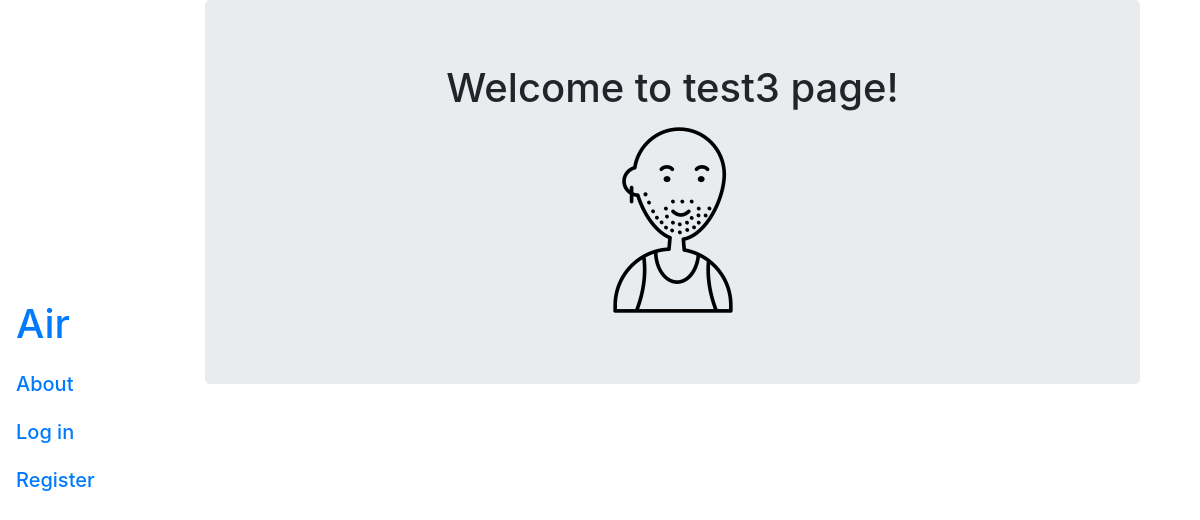
Page /test3 on the earlier database version.
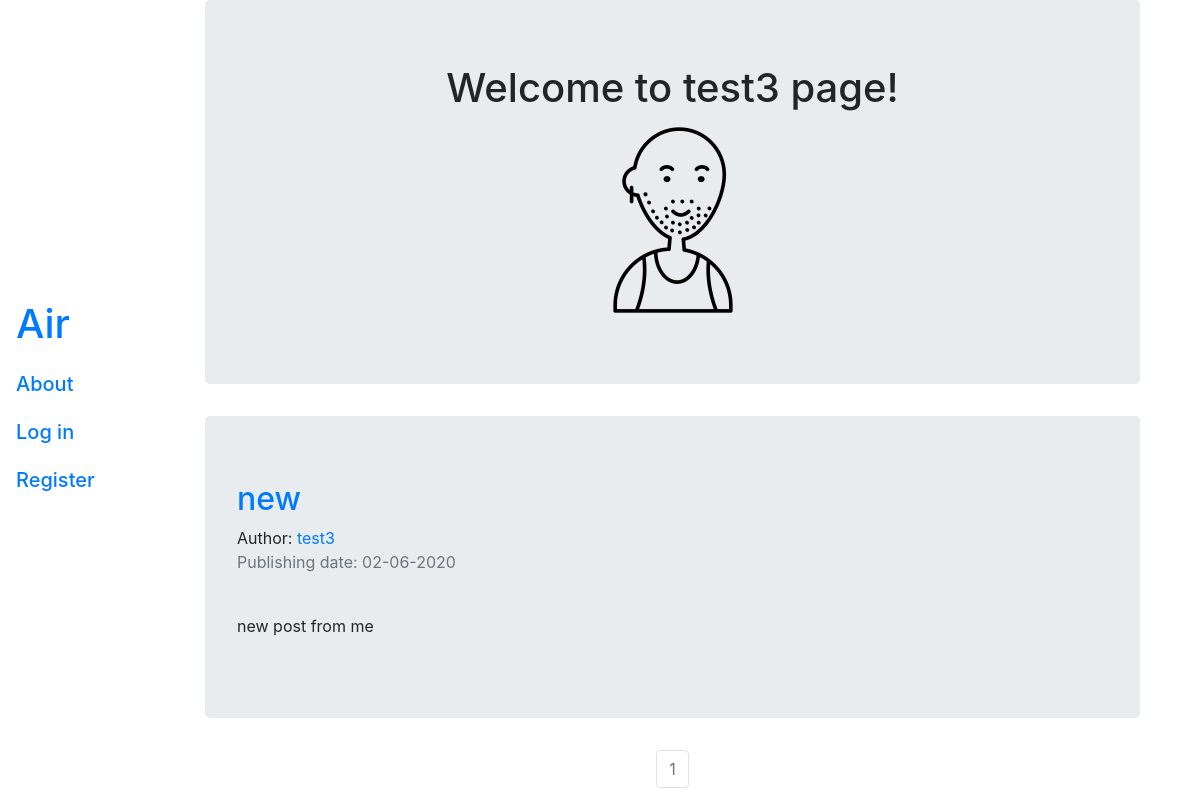
Same page on the later database version.
### blog/models.py (models this page shows, shortened)
class User(db.Model, UserMixin):
    __tablename__ = 'users'
    id = db.Column(db.Integer, primary_key=True)
    profile_image = db.Column(db.String(64), nullable=False, default='default2.png')
    email = db.Column(db.String(64), unique=True, index=True)
    username = db.Column(db.String(64), unique=True, index=True)
    password_hash = db.Column(db.String(128))
    posts = db.relationship('Post', backref='author', lazy=True)
    tickets = db.relationship('Ticket', backref='consumer', lazy=True)

class Post(db.Model):
    users = db.relationship(User)
    id = db.Column(db.Integer, primary_key=True)
    user_id = db.Column(db.Integer, db.ForeignKey('users.id'), nullable=False)
    date = db.Column(db.DateTime, nullable=False, default=datetime.utcnow)
    title = db.Column(db.String(128), nullable=False)
    text = db.Column(db.Text, nullable=False)

### blog/users/views.py (the view)
@users.route('/<username>')
def user_posts(username):
    page = request.args.get('page', 1, type=int)
    user = User.query.filter_by(username=username).first_or_404()
    posts = Post.query.filter_by(author=user).order_by(Post.date.desc()).paginate(page=page, per_page=5)
    return render_template('user_posts.html', posts=posts, user=user)

### blog/templates/user_posts.html
{% extends 'base.html' %}
{% block content %}
    <div class="container">
        <div class="jumbotron">
            <div align="center">
                <h1>Welcome to {{user.username}} page!</h1>
                <img align='center' src="{{url_for('static', filename='profile_pics/'+user.profile_image)}}">
            </div>
        </div>
        {% for post in posts.items %}
        <div class="jumbotron">
        <h2> <a href="{{url_for('posts.read_post', post_id = post.id)}}">{{post.title}}</a> </h2>
        Author: <a href="{{url_for('users.user_posts', username = post.author.username)}}">{{post.author.username}}</a>
        <p class="text-muted">Publishing date: {{post.date.strftime("%d-%m-%Y")}}</p>
        <br>
        <p>{{post.text}}</p>
        </div>
        {% endfor %}
    </div>
<nav aria-label="Page Navigation">
    <ul class="pagination justify-content-center">
        {% for page_num in posts.iter_pages(left_edge=1, right_edge=1, left_current=1, right_current=2) %}
            {% if posts.page == page_num %}
            <li class="page-item disabled">
                <a class="page-link" href="{{url_for('users.user_posts', username=user.username, page=page_num)}}">{{page_num}}</a>
            </li>
            {% else %}
            <li class="page-item">
                <a class="page-link" href="{{url_for('users.user_posts', username=user.username, page=page_num)}}">{{page_num}}</a>
            </li>
            {% endif %}
        {% endfor %}
    </ul>
</nav>
{% endblock %}

### blog/templates/base.html (shortened to what this page needs)
<!DOCTYPE html>
<html lang="en">
<head>
    <link rel="stylesheet" href="https://stackpath.bootstrapcdn.com/bootstrap/4.5.0/css/bootstrap.min.css">
    <link rel="stylesheet" href="../static/styles/navbar.css" type="text/css">
</head>
<body>
<div class="navbar navbar-inverse navbar-fixed-left">
  <ul class="nav navbar-nav">
    <li class="nav-link">
        <h1><a href="{{url_for('core.index')}}">Air</a></h1>
    </li>
    <li class="nav-link">
        <h5><a href="{{url_for('core.information')}}">About</a></h5>
    </li>
    {% if current_user.is_authenticated %}
      <li class="nav-link">
        <h5><a href="{{url_for('tickets.ticket')}}">Tickets</a></h5>
    </li>
    <li class="nav-link">
        <h5><a href="{{url_for('users.my_info')}}">My stuff</a></h5>
    </li>
    <li class="nav-link">
        <h5><a href="{{url_for('posts.create')}}">Post something</a></h5>
    </li>
    <li class="nav-link">
       <h5><a href="{{url_for('users.account')}}">Edit profile page</a></h5>
    </li>
    <li class="nav-link">
        <h5><a href="{{url_for('users.logout')}}">Log out</a></h5>
    </li>
    {% else %}
    <li class="nav-link">
        <h5><a href="{{url_for('users.login')}}">Log in</a></h5>
    </li>
    <li class="nav-link">
        <h5><a href="{{url_for('users.register')}}">Register</a></h5>
    </li>
    {% endif %}
  </ul>
</div>
<div class="container">
    {% block content %}
    {% endblock %}
</div>
</body>
</html>

### blog/static/styles/navbar.css (style rules this page uses)
.navbar-fixed-left { width: 140px; position: fixed; border-radius: 0; height: 100%; }
.navbar-fixed-left .navbar-nav > li { float: none; width: 139px; }
.navbar-fixed-left + .container { padding-left: 160px; }

Differences in the rows shown:
added Post: title "new", author.username "test3", date "02-06-2020", text "new post from me"
Other differences:
new list line: "1"
